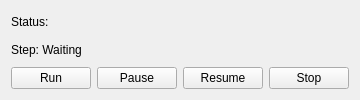
<?xml version="1.0" encoding="UTF-8"?>
<ui version="4.0">
 <class>OverlayWindow</class>
 <widget class="QWidget" name="OverlayWindow">
  <property name="geometry">
   <rect>
    <x>0</x>
    <y>0</y>
    <width>280</width>
    <height>100</height>
   </rect>
  </property>
  <property name="windowTitle">
   <string>Overlay</string>
  </property>
  <layout class="QVBoxLayout" name="verticalLayout">
   <item>
    <widget class="QLabel" name="Status">
     <property name="text">
      <string>Status:</string>
     </property>
    </widget>
   </item>
   <item>
    <widget class="QLabel" name="StatusStream">
     <property name="text">
      <string>Step: Waiting</string>
     </property>
    </widget>
   </item>
   <item>
    <layout class="QHBoxLayout" name="buttonLayout">
     <item>
      <widget class="QPushButton" name="OverlayRun">
       <property name="text">
        <string>Run</string>
       </property>
      </widget>
     </item>
     <item>
      <widget class="QPushButton" name="OverlayPause">
       <property name="text">
        <string>Pause</string>
       </property>
      </widget>
     </item>
     <item>
      <widget class="QPushButton" name="OverlayResume">
       <property name="text">
        <string>Resume</string>
       </property>
      </widget>
     </item>
     <item>
      <widget class="QPushButton" name="OverlayStop">
       <property name="text">
        <string>Stop</string>
       </property>
      </widget>
     </item>
    </layout>
   </item>
  </layout>
 </widget>
 <resources/>
 <connections/>
</ui>
